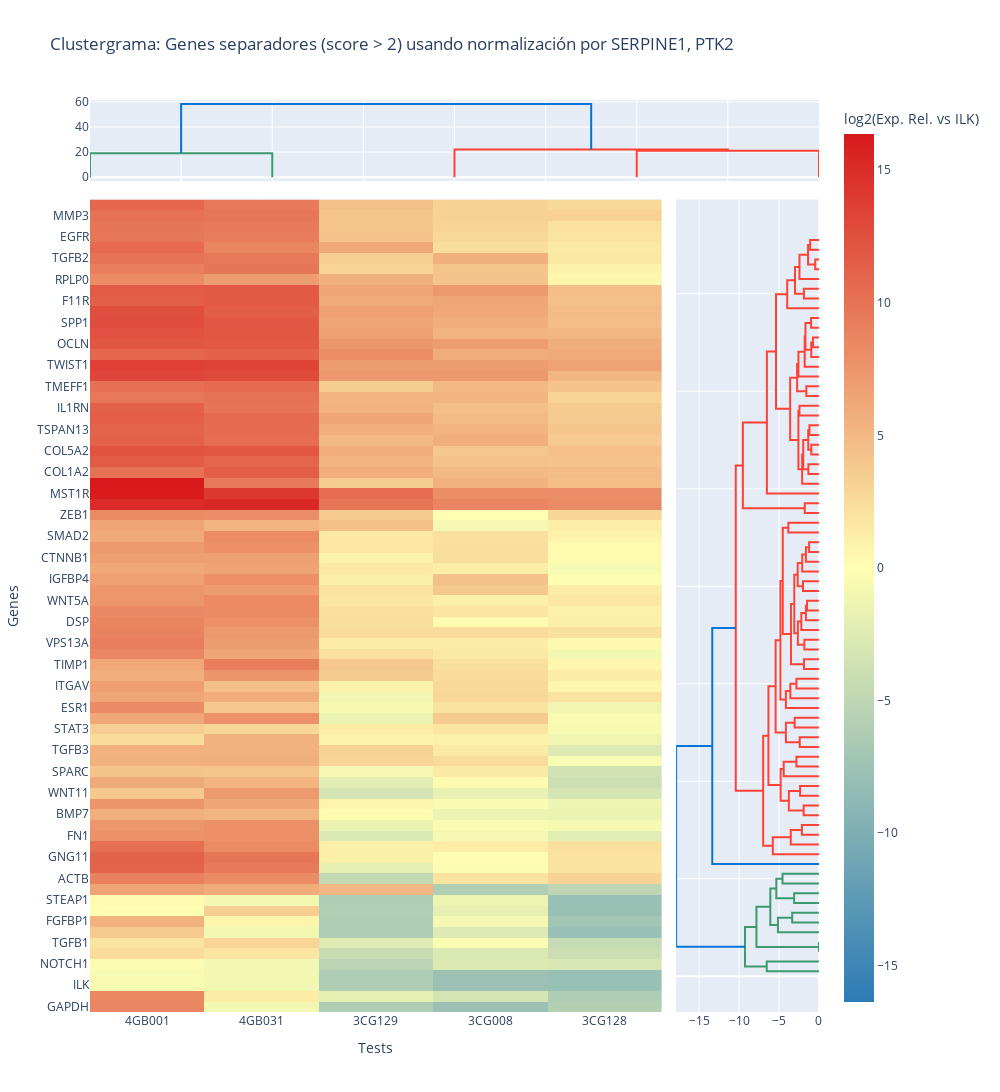

The code cell stored with this chart in its notebook:
### Code cell
# =============================================================================
# 0. Importar librerías y cargar datos
# =============================================================================
import pandas as pd
import numpy as np
from itertools import combinations
from scipy.stats import ttest_ind
from tqdm import tqdm
from concurrent.futures import ThreadPoolExecutor

df = df_total.copy()  # Usamos el DataFrame total con datos normalizados

# =============================================================================
# 1. Función de score para un set de genes normalizadores
# =============================================================================
def separation_score_for_refs(refs):
    temp = df.copy()
    # Promedio de Ct de los genes en cada test
    ref_cts = temp[temp['target'].isin(refs)].groupby('test')['ct'].mean().reset_index()
    ref_cts = ref_cts.rename(columns={'ct': 'ref_ct'})
    temp = temp.merge(ref_cts, on='test')
    temp['delta_ct'] = temp['ct'] - temp['ref_ct']
    temp['log2_rel_expr'] = -temp['delta_ct']
    vals_ctrl = temp[temp['tipo'] == 'Control']['log2_rel_expr']
    vals_case = temp[temp['tipo'] != 'Control']['log2_rel_expr']
    if len(vals_ctrl) < 2 or len(vals_case) < 2:
        return (refs, np.nan)
    t_stat, _ = ttest_ind(vals_ctrl, vals_case, equal_var=False)
    return (refs, abs(t_stat))

# =============================================================================
# 2. Selección de genes más prometedores (reduce combinatoria)
# =============================================================================
scores_indiv = []
for gene in df['target'].unique():
    temp = df.copy()
    ref_ct = temp[temp['target'] == gene][['test', 'ct']].rename(columns={'ct': f'{gene}_ct'})
    temp = temp.merge(ref_ct, on='test')
    temp['delta_ct'] = temp['ct'] - temp[f'{gene}_ct']
    temp['log2_rel_expr'] = -temp['delta_ct']
    vals_ctrl = temp[temp['tipo'] == 'Control']['log2_rel_expr']
    vals_case = temp[temp['tipo'] != 'Control']['log2_rel_expr']
    if len(vals_ctrl) > 1 and len(vals_case) > 1:
        t_stat, _ = ttest_ind(vals_ctrl, vals_case, equal_var=False)
        scores_indiv.append((gene, abs(t_stat)))
scores_indiv = sorted(scores_indiv, key=lambda x: -x[1])
top_N = 12
top_genes = [x[0] for x in scores_indiv[:top_N]]

# =============================================================================
# 3. Combinaciones de genes a evaluar (aquí K = tamaño del set)
# =============================================================================
K = 2  # Cambia a 2, 3, 4, etc. según tu CPU/RAM
comb_list = list(combinations(top_genes, K))

# =============================================================================
# 4. Paralelización con ThreadPoolExecutor y barra de progreso
# =============================================================================
results = []
with ThreadPoolExecutor() as executor:
    for res in tqdm(executor.map(separation_score_for_refs, comb_list), total=len(comb_list), desc=f"Probando sets de {K} genes"):
        results.append(res)

# =============================================================================
# 5. Mostrar las mejores combinaciones encontradas
# =============================================================================
df_results = pd.DataFrame(results, columns=['genes', 'score']).sort_values('score', ascending=False)
display(df_results.head(10))

# 1. Normalizar todo el dataset con los mejores genes normalizadores
best_genes = df_results.iloc[0]['genes']
temp = df.copy()
ref_cts = temp[temp['target'].isin(best_genes)].groupby('test')['ct'].mean().reset_index()
ref_cts = ref_cts.rename(columns={'ct': 'ref_ct'})
temp = temp.merge(ref_cts, on='test')
temp['delta_ct'] = temp['ct'] - temp['ref_ct']
temp['log2_rel_expr'] = -temp['delta_ct']

# 2. Calcular el score de separación para TODOS los genes bajo esta normalización
genes_all = temp['target'].unique()
scores_all = []
for gene in genes_all:
    sub = temp[temp['target'] == gene]
    vals_ctrl = sub[sub['tipo'] == 'Control']['log2_rel_expr']
    vals_case = sub[sub['tipo'] != 'Control']['log2_rel_expr']
    if len(vals_ctrl) > 1 and len(vals_case) > 1:
        t_stat, _ = ttest_ind(vals_ctrl, vals_case, equal_var=False)
        scores_all.append((gene, abs(t_stat)))
df_scores_all = pd.DataFrame(scores_all, columns=['gene', 'score']).sort_values('score', ascending=False)

# 3. Seleccionar solo los genes con score alto (define tú el umbral, por ejemplo, score > 2)
umbral = 2  # Puedes ajustar este valor para que el clustergrama no sea ni muy grande ni muy chico
genes_separadores = df_scores_all[df_scores_all['score'] > umbral]['gene'].tolist()

# 4. Heatmap solo para estos genes
df_sep = temp[temp['target'].isin(genes_separadores)]
heatmap_data = df_sep.pivot_table(
    index='target',
    columns='test',
    values='log2_rel_expr',
    aggfunc='mean'
)

# 5. Clustergrama solo para genes separadores
fig = create_clustered_heatmap(
    heatmap_data,
    title=f"Clustergrama: Genes separadores (score > {umbral}) usando normalización por {', '.join(best_genes)}"
)
fig.show()

# 6. Opcional: ver lista y scores de los genes incluidos en el plot
display(df_scores_all[df_scores_all['gene'].isin(genes_separadores)])

### Figure 1 — Plotly figure (JSON) as saved in the notebook; plotly's stock layout.template omitted (floating-point values rounded to 4 significant figures; data arrays with more than 128 entries replaced by an {"elided": "..."} marker saying what was removed)
{"data": [{"hoverinfo": "text", "marker": {"color": "rgb(61,153,112)"}, "mode": "lines", "type": "scatter", "x": [5, 5, 15, 15], "xaxis": "x", "y": [0, 19.09, 19.09, 0], "yaxis": "y"}, {"hoverinfo": "text", "marker": {"color": "rgb(255,65,54)"}, "mode": "lines", "type": "scatter", "x": [35, 35, 45, 45], "xaxis": "x", "y": [0, 21.09, 21.09, 0], "yaxis": "y"}, {"hoverinfo": "text", "marker": {"color": "rgb(255,65,54)"}, "mode": "lines", "type": "scatter", "x": [25, 25, 40, 40], "xaxis": "x", "y": [0, 22.04, 22.04, 21.09], "yaxis": "y"}, {"hoverinfo": "text", "marker": {"color": "rgb(0,116,217)"}, "mode": "lines", "type": "scatter", "x": [10, 10, 32.5, 32.5], "xaxis": "x", "y": [19.09, 58.28, 58.28, 22.04], "yaxis": "y"}, {"hoverinfo": "text", "marker": {"color": "rgb(61,153,112)"}, "mode": "lines", "type": "scatter", "x": [0, -6.543, -6.543, 0], "xaxis": "x3", "y": [5, 5, 15, 15], "yaxis": "y3"}, {"hoverinfo": "text", "marker": {"color": "rgb(61,153,112)"}, "mode": "lines", "type": "scatter", "x": [0, 0, 0, 0], "xaxis": "x3", "y": [25, 25, 35, 35], "yaxis": "y3"}, {"hoverinfo": "text", "marker": {"color": "rgb(61,153,112)"}, "mode": "lines", "type": "scatter", "x": [0, -3.355, -3.355, 0], "xaxis": "x3", "y": [55, 55, 65, 65], "yaxis": "y3"}, {"hoverinfo": "text", "marker": {"color": "rgb(61,153,112)"}, "mode": "lines", "type": "scatter", "x": [0, -5.139, -5.139, -3.355], "xaxis": "x3", "y": [45, 45, 60, 60], "yaxis": "y3"}, {"hoverinfo": "text", "marker": {"color": "rgb(61,153,112)"}, "mode": "lines", "type": "scatter", "x": [0, -3.113, -3.113, 0], "xaxis": "x3", "y": [75, 75, 85, 85], "yaxis": "y3"}, {"hoverinfo": "text", "marker": {"color": "rgb(61,153,112)"}, "mode": "lines", "type": "scatter", "x": [0, -4.565, -4.565, 0], "xaxis": "x3", "y": [95, 95, 105, 105], "yaxis": "y3"}, {"hoverinfo": "text", "marker": {"color": "rgb(61,153,112)"}, "mode": "lines", "type": "scatter", "x": [-3.113, -5.342, -5.342, -4.565], "xaxis": "x3", "y": [80, 80, 100, 100], "yaxis": "y3"}, {"hoverinfo": "text", "marker": {"color": "rgb(61,153,112)"}, "mode": "lines", "type": "scatter", "x": [-5.139, -6.093, -6.093, -5.342], "xaxis": "x3", "y": [52.5, 52.5, 90, 90], "yaxis": "y3"}, {"hoverinfo": "text", "marker": {"color": "rgb(61,153,112)"}, "mode": "lines", "type": "scatter", "x": [0, -7.828, -7.828, -6.093], "xaxis": "x3", "y": [30, 30, 71.25, 71.25], "yaxis": "y3"}, {"hoverinfo": "text", "marker": {"color": "rgb(61,153,112)"}, "mode": "lines", "type": "scatter", "x": [-6.543, -9.259, -9.259, -7.828], "xaxis": "x3", "y": [10, 10, 50.62, 50.62], "yaxis": "y3"}, {"hoverinfo": "text", "marker": {"color": "rgb(255,65,54)"}, "mode": "lines", "type": "scatter", "x": [0, -2.136, -2.136, 0], "xaxis": "x3", "y": [145, 145, 155, 155], "yaxis": "y3"}, {"hoverinfo": "text", "marker": {"color": "rgb(255,65,54)"}, "mode": "lines", "type": "scatter", "x": [0, -3.536, -3.536, -2.136], "xaxis": "x3", "y": [135, 135, 150, 150], "yaxis": "y3"}, {"hoverinfo": "text", "marker": {"color": "rgb(255,65,54)"}, "mode": "lines", "type": "scatter", "x": [0, -5.784, -5.784, -3.536], "xaxis": "x3", "y": [125, 125, 142.5, 142.5], "yaxis": "y3"}, {"hoverinfo": "text", "marker": {"color": "rgb(255,65,54)"}, "mode": "lines", "type": "scatter", "x": [0, -1.92, -1.92, 0], "xaxis": "x3", "y": [165, 165, 175, 175], "yaxis": "y3"}, {"hoverinfo": "text", "marker": {"color": "rgb(255,65,54)"}, "mode": "lines", "type": "scatter", "x": [0, -2.368, -2.368, 0], "xaxis": "x3", "y": [185, 185, 195, 195], "yaxis": "y3"}, {"hoverinfo": "text", "marker": {"color": "rgb(255,65,54)"}, "mode": "lines", "type": "scatter", "x": [-1.92, -3.772, -3.772, -2.368], "xaxis": "x3", "y": [170, 170, 190, 190], "yaxis": "y3"}, {"hoverinfo": "text", "marker": {"color": "rgb(255,65,54)"}, "mode": "lines", "type": "scatter", "x": [0, -2.825, -2.825, 0], "xaxis": "x3", "y": [215, 215, 225, 225], "yaxis": "y3"}, {"hoverinfo": "text", "marker": {"color": "rgb(255,65,54)"}, "mode": "lines", "type": "scatter", "x": [0, -4.418, -4.418, -2.825], "xaxis": "x3", "y": [205, 205, 220, 220], "yaxis": "y3"}, {"hoverinfo": "text", "marker": {"color": "rgb(255,65,54)"}, "mode": "lines", "type": "scatter", "x": [-3.772, -4.802, -4.802, -4.418], "xaxis": "x3", "y": [180, 180, 212.5, 212.5], "yaxis": "y3"}, {"hoverinfo": "text", "marker": {"color": "rgb(255,65,54)"}, "mode": "lines", "type": "scatter", "x": [0, -2.415, -2.415, 0], "xaxis": "x3", "y": [235, 235, 245, 245], "yaxis": "y3"}, {"hoverinfo": "text", "marker": {"color": "rgb(255,65,54)"}, "mode": "lines", "type": "scatter", "x": [0, -3.045, -3.045, 0], "xaxis": "x3", "y": [255, 255, 265, 265], "yaxis": "y3"}, {"hoverinfo": "text", "marker": {"color": "rgb(255,65,54)"}, "mode": "lines", "type": "scatter", "x": [-2.415, -4.139, -4.139, -3.045], "xaxis": "x3", "y": [240, 240, 260, 260], "yaxis": "y3"}, {"hoverinfo": "text", "marker": {"color": "rgb(255,65,54)"}, "mode": "lines", "type": "scatter", "x": [0, -2.827, -2.827, 0], "xaxis": "x3", "y": [295, 295, 305, 305], "yaxis": "y3"}, {"hoverinfo": "text", "marker": {"color": "rgb(255,65,54)"}, "mode": "lines", "type": "scatter", "x": [0, -3.584, -3.584, -2.827], "xaxis": "x3", "y": [285, 285, 300, 300], "yaxis": "y3"}, {"hoverinfo": "text", "marker": {"color": "rgb(255,65,54)"}, "mode": "lines", "type": "scatter", "x": [0, -4.143, -4.143, -3.584], "xaxis": "x3", "y": [275, 275, 292.5, 292.5], "yaxis": "y3"}, {"hoverinfo": "text", "marker": {"color": "rgb(255,65,54)"}, "mode": "lines", "type": "scatter", "x": [0, -1.874, -1.874, 0], "xaxis": "x3", "y": [315, 315, 325, 325], "yaxis": "y3"}, {"hoverinfo": "text", "marker": {"color": "rgb(255,65,54)"}, "mode": "lines", "type": "scatter", "x": [0, -1.832, -1.832, 0], "xaxis": "x3", "y": [335, 335, 345, 345], "yaxis": "y3"}, {"hoverinfo": "text", "marker": {"color": "rgb(255,65,54)"}, "mode": "lines", "type": "scatter", "x": [0, -1.497, -1.497, 0], "xaxis": "x3", "y": [375, 375, 385, 385], "yaxis": "y3"}, {"hoverinfo": "text", "marker": {"color": "rgb(255,65,54)"}, "mode": "lines", "type": "scatter", "x": [0, -1.637, -1.637, -1.497], "xaxis": "x3", "y": [365, 365, 380, 380], "yaxis": "y3"}, {"hoverinfo": "text", "marker": {"color": "rgb(255,65,54)"}, "mode": "lines", "type": "scatter", "x": [0, -2.212, -2.212, -1.637], "xaxis": "x3", "y": [355, 355, 372.5, 372.5], "yaxis": "y3"}, {"hoverinfo": "text", "marker": {"color": "rgb(255,65,54)"}, "mode": "lines", "type": "scatter", "x": [-1.832, -2.644, -2.644, -2.212], "xaxis": "x3", "y": [340, 340, 363.8, 363.8], "yaxis": "y3"}, {"hoverinfo": "text", "marker": {"color": "rgb(255,65,54)"}, "mode": "lines", "type": "scatter", "x": [0, -2.002, -2.002, 0], "xaxis": "x3", "y": [395, 395, 405, 405], "yaxis": "y3"}, {"hoverinfo": "text", "marker": {"color": "rgb(255,65,54)"}, "mode": "lines", "type": "scatter", "x": [0, -1.237, -1.237, 0], "xaxis": "x3", "y": [435, 435, 445, 445], "yaxis": "y3"}, {"hoverinfo": "text", "marker": {"color": "rgb(255,65,54)"}, "mode": "lines", "type": "scatter", "x": [0, -1.635, -1.635, -1.237], "xaxis": "x3", "y": [425, 425, 440, 440], "yaxis": "y3"}, {"hoverinfo": "text", "marker": {"color": "rgb(255,65,54)"}, "mode": "lines", "type": "scatter", "x": [0, -2.103, -2.103, -1.635], "xaxis": "x3", "y": [415, 415, 432.5, 432.5], "yaxis": "y3"}, {"hoverinfo": "text", "marker": {"color": "rgb(255,65,54)"}, "mode": "lines", "type": "scatter", "x": [-2.002, -2.666, -2.666, -2.103], "xaxis": "x3", "y": [400, 400, 423.8, 423.8], "yaxis": "y3"}, {"hoverinfo": "text", "marker": {"color": "rgb(255,65,54)"}, "mode": "lines", "type": "scatter", "x": [-2.644, -3.096, -3.096, -2.666], "xaxis": "x3", "y": [351.9, 351.9, 411.9, 411.9], "yaxis": "y3"}, {"hoverinfo": "text", "marker": {"color": "rgb(255,65,54)"}, "mode": "lines", "type": "scatter", "x": [-1.874, -3.508, -3.508, -3.096], "xaxis": "x3", "y": [320, 320, 381.9, 381.9], "yaxis": "y3"}, {"hoverinfo": "text", "marker": {"color": "rgb(255,65,54)"}, "mode": "lines", "type": "scatter", "x": [0, -3.839, -3.839, 0], "xaxis": "x3", "y": [455, 455, 465, 465], "yaxis": "y3"}, {"hoverinfo": "text", "marker": {"color": "rgb(255,65,54)"}, "mode": "lines", "type": "scatter", "x": [-3.508, -4.533, -4.533, -3.839], "xaxis": "x3", "y": [350.9, 350.9, 460, 460], "yaxis": "y3"}, {"hoverinfo": "text", "marker": {"color": "rgb(255,65,54)"}, "mode": "lines", "type": "scatter", "x": [-4.143, -4.831, -4.831, -4.533], "xaxis": "x3", "y": [283.8, 283.8, 405.5, 405.5], "yaxis": "y3"}, {"hoverinfo": "text", "marker": {"color": "rgb(255,65,54)"}, "mode": "lines", "type": "scatter", "x": [-4.139, -5.431, -5.431, -4.831], "xaxis": "x3", "y": [250, 250, 344.6, 344.6], "yaxis": "y3"}, {"hoverinfo": "text", "marker": {"color": "rgb(255,65,54)"}, "mode": "lines", "type": "scatter", "x": [-4.802, -6.33, -6.33, -5.431], "xaxis": "x3", "y": [196.2, 196.2, 297.3, 297.3], "yaxis": "y3"}, {"hoverinfo": "text", "marker": {"color": "rgb(255,65,54)"}, "mode": "lines", "type": "scatter", "x": [-5.784, -6.986, -6.986, -6.33], "xaxis": "x3", "y": [133.8, 133.8, 246.8, 246.8], "yaxis": "y3"}, {"hoverinfo": "text", "marker": {"color": "rgb(255,65,54)"}, "mode": "lines", "type": "scatter", "x": [0, -1.782, -1.782, 0], "xaxis": "x3", "y": [475, 475, 485, 485], "yaxis": "y3"}, {"hoverinfo": "text", "marker": {"color": "rgb(255,65,54)"}, "mode": "lines", "type": "scatter", "x": [0, -1.328, -1.328, 0], "xaxis": "x3", "y": [515, 515, 525, 525], "yaxis": "y3"}, {"hoverinfo": "text", "marker": {"color": "rgb(255,65,54)"}, "mode": "lines", "type": "scatter", "x": [0, -0.9656, -0.9656, 0], "xaxis": "x3", "y": [535, 535, 545, 545], "yaxis": "y3"}, {"hoverinfo": "text", "marker": {"color": "rgb(255,65,54)"}, "mode": "lines", "type": "scatter", "x": [0, -1.197, -1.197, 0], "xaxis": "x3", "y": [555, 555, 565, 565], "yaxis": "y3"}, {"hoverinfo": "text", "marker": {"color": "rgb(255,65,54)"}, "mode": "lines", "type": "scatter", "x": [-0.9656, -1.346, -1.346, -1.197], "xaxis": "x3", "y": [540, 540, 560, 560], "yaxis": "y3"}, {"hoverinfo": "text", "marker": {"color": "rgb(255,65,54)"}, "mode": "lines", "type": "scatter", "x": [-1.328, -1.972, -1.972, -1.346], "xaxis": "x3", "y": [520, 520, 550, 550], "yaxis": "y3"}, {"hoverinfo": "text", "marker": {"color": "rgb(255,65,54)"}, "mode": "lines", "type": "scatter", "x": [0, -2.108, -2.108, -1.972], "xaxis": "x3", "y": [505, 505, 535, 535], "yaxis": "y3"}, {"hoverinfo": "text", "marker": {"color": "rgb(255,65,54)"}, "mode": "lines", "type": "scatter", "x": [0, -2.443, -2.443, 0], "xaxis": "x3", "y": [575, 575, 585, 585], "yaxis": "y3"}, {"hoverinfo": "text", "marker": {"color": "rgb(255,65,54)"}, "mode": "lines", "type": "scatter", "x": [-2.108, -2.578, -2.578, -2.443], "xaxis": "x3", "y": [520, 520, 580, 580], "yaxis": "y3"}, {"hoverinfo": "text", "marker": {"color": "rgb(255,65,54)"}, "mode": "lines", "type": "scatter", "x": [0, -1.586, -1.586, 0], "xaxis": "x3", "y": [595, 595, 605, 605], "yaxis": "y3"}, {"hoverinfo": "text", "marker": {"color": "rgb(255,65,54)"}, "mode": "lines", "type": "scatter", "x": [0, -0.7507, -0.7507, 0], "xaxis": "x3", "y": [645, 645, 655, 655], "yaxis": "y3"}, {"hoverinfo": "text", "marker": {"color": "rgb(255,65,54)"}, "mode": "lines", "type": "scatter", "x": [0, -0.9696, -0.9696, -0.7507], "xaxis": "x3", "y": [635, 635, 650, 650], "yaxis": "y3"}, {"hoverinfo": "text", "marker": {"color": "rgb(255,65,54)"}, "mode": "lines", "type": "scatter", "x": [0, -0.9894, -0.9894, 0], "xaxis": "x3", "y": [665, 665, 675, 675], "yaxis": "y3"}, {"hoverinfo": "text", "marker": {"color": "rgb(255,65,54)"}, "mode": "lines", "type": "scatter", "x": [-0.9696, -1.696, -1.696, -0.9894], "xaxis": "x3", "y": [642.5, 642.5, 670, 670], "yaxis": "y3"}, {"hoverinfo": "text", "marker": {"color": "rgb(255,65,54)"}, "mode": "lines", "type": "scatter", "x": [0, -1.792, -1.792, -1.696], "xaxis": "x3", "y": [625, 625, 656.2, 656.2], "yaxis": "y3"}, {"hoverinfo": "text", "marker": {"color": "rgb(255,65,54)"}, "mode": "lines", "type": "scatter", "x": [0, -2.575, -2.575, -1.792], "xaxis": "x3", "y": [615, 615, 640.6, 640.6], "yaxis": "y3"}, {"hoverinfo": "text", "marker": {"color": "rgb(255,65,54)"}, "mode": "lines", "type": "scatter", "x": [-1.586, -2.74, -2.74, -2.575], "xaxis": "x3", "y": [600, 600, 627.8, 627.8], "yaxis": "y3"}, {"hoverinfo": "text", "marker": {"color": "rgb(255,65,54)"}, "mode": "lines", "type": "scatter", "x": [-2.578, -3.61, -3.61, -2.74], "xaxis": "x3", "y": [550, 550, 613.9, 613.9], "yaxis": "y3"}, {"hoverinfo": "text", "marker": {"color": "rgb(255,65,54)"}, "mode": "lines", "type": "scatter", "x": [0, -1.886, -1.886, 0], "xaxis": "x3", "y": [695, 695, 705, 705], "yaxis": "y3"}, {"hoverinfo": "text", "marker": {"color": "rgb(255,65,54)"}, "mode": "lines", "type": "scatter", "x": [0, -0.4701, -0.4701, 0], "xaxis": "x3", "y": [725, 725, 735, 735], "yaxis": "y3"}, {"hoverinfo": "text", "marker": {"color": "rgb(255,65,54)"}, "mode": "lines", "type": "scatter", "x": [0, -1.109, -1.109, 0], "xaxis": "x3", "y": [745, 745, 755, 755], "yaxis": "y3"}, {"hoverinfo": "text", "marker": {"color": "rgb(255,65,54)"}, "mode": "lines", "type": "scatter", "x": [-0.4701, -1.37, -1.37, -1.109], "xaxis": "x3", "y": [730, 730, 750, 750], "yaxis": "y3"}, {"hoverinfo": "text", "marker": {"color": "rgb(255,65,54)"}, "mode": "lines", "type": "scatter", "x": [0, -2.444, -2.444, -1.37], "xaxis": "x3", "y": [715, 715, 740, 740], "yaxis": "y3"}, {"hoverinfo": "text", "marker": {"color": "rgb(255,65,54)"}, "mode": "lines", "type": "scatter", "x": [-1.886, -3.0, -3.0, -2.444], "xaxis": "x3", "y": [700, 700, 727.5, 727.5], "yaxis": "y3"}, {"hoverinfo": "text", "marker": {"color": "rgb(255,65,54)"}, "mode": "lines", "type": "scatter", "x": [0, -3.98, -3.98, -3.0], "xaxis": "x3", "y": [685, 685, 713.8, 713.8], "yaxis": "y3"}, {"hoverinfo": "text", "marker": {"color": "rgb(255,65,54)"}, "mode": "lines", "type": "scatter", "x": [-3.61, -5.383, -5.383, -3.98], "xaxis": "x3", "y": [582.0, 582.0, 699.4, 699.4], "yaxis": "y3"}, {"hoverinfo": "text", "marker": {"color": "rgb(255,65,54)"}, "mode": "lines", "type": "scatter", "x": [0, -6.522, -6.522, -5.383], "xaxis": "x3", "y": [495, 495, 640.7, 640.7], "yaxis": "y3"}, {"hoverinfo": "text", "marker": {"color": "rgb(255,65,54)"}, "mode": "lines", "type": "scatter", "x": [-1.782, -9.528, -9.528, -6.522], "xaxis": "x3", "y": [480, 480, 567.8, 567.8], "yaxis": "y3"}, {"hoverinfo": "text", "marker": {"color": "rgb(255,65,54)"}, "mode": "lines", "type": "scatter", "x": [-6.986, -10.42, -10.42, -9.528], "xaxis": "x3", "y": [190.3, 190.3, 523.9, 523.9], "yaxis": "y3"}, {"hoverinfo": "text", "marker": {"color": "rgb(0,116,217)"}, "mode": "lines", "type": "scatter", "x": [0, -13.36, -13.36, -10.42], "xaxis": "x3", "y": [115, 115, 357.1, 357.1], "yaxis": "y3"}, {"hoverinfo": "text", "marker": {"color": "rgb(0,116,217)"}, "mode": "lines", "type": "scatter", "x": [-9.259, -17.88, -17.88, -13.36], "xaxis": "x3", "y": [30.31, 30.31, 236.0, 236.0], "yaxis": "y3"}, {"colorbar": {"title": {"text": "log2(Exp. Rel. vs ILK)"}}, "colorscale": [[0, "#2c7bb6"], [0.5, "#ffffb2"], [1, "#d7191c"]], "showscale": true, "type": "heatmap", "x": ["4GB001", "4GB031", "3CG129", "3CG008", "3CG128"], "xaxis": "x2", "y": ["GAPDH", "GSC", "ILK", "VIM", "NOTCH1", "ITGB1", "TGFB1", "CAV2", "FGFBP1", "PTP4A1", "STEAP1", "KRT14", "ACTB", "COL3A1", "GNG11", "GSK3B", "FN1", "MMP2", "BMP7", "TCF3", "WNT11", "KRT7", "SPARC", "RAC1", "TGFB3", "SNAI1", "STAT3", "HPRT1", "ESR1", "CDH2", "ITGAV", "PDGFRB", "TIMP1", "SNAI2", "VPS13A", "NODAL", "DSP", "NUDT13", "WNT5A", "CALD1", "IGFBP4", "SIP1", "CTNNB1", "PLEK2", "SMAD2", "ERBB3", "ZEB1", "AKT1", "MST1R", "TFPI2", "COL1A2", "BMP2", "COL5A2", "TMEM132A", "TSPAN13", "CDH1", "IL1RN", "FOXC2", "TMEFF1", "SOX10", "TWIST1", "ITGA5", "OCLN", "MAP1B", "SPP1", "WNT5B", "F11R", "KRT19", "RPLP0", "DSC2", "TGFB2", "MSN", "EGFR", "FZD7", "MMP3", "RGS2"], "yaxis": "y2", "z": {"elided": "76x5 float values"}, "zmid": 0}], "layout": {"height": 3040, "showlegend": false, "title": {"text": "Clustergrama: Genes separadores (score > 2) usando normalización por SERPINE1, PTK2"}, "width": 1000, "xaxis": {"anchor": "y", "domain": [0, 1], "showticklabels": false}, "xaxis2": {"anchor": "y2", "domain": [0, 0.784], "showticklabels": true, "title": {"text": "Tests"}}, "xaxis3": {"anchor": "y3", "domain": [0.804, 1]}, "yaxis": {"anchor": "x", "domain": [0.9109, 1]}, "yaxis2": {"anchor": "x2", "domain": [0, 0.8909], "showticklabels": true, "title": {"text": "Genes"}}, "yaxis3": {"anchor": "x3", "domain": [0, 0.8909], "matches": "y2", "showticklabels": false}}}
